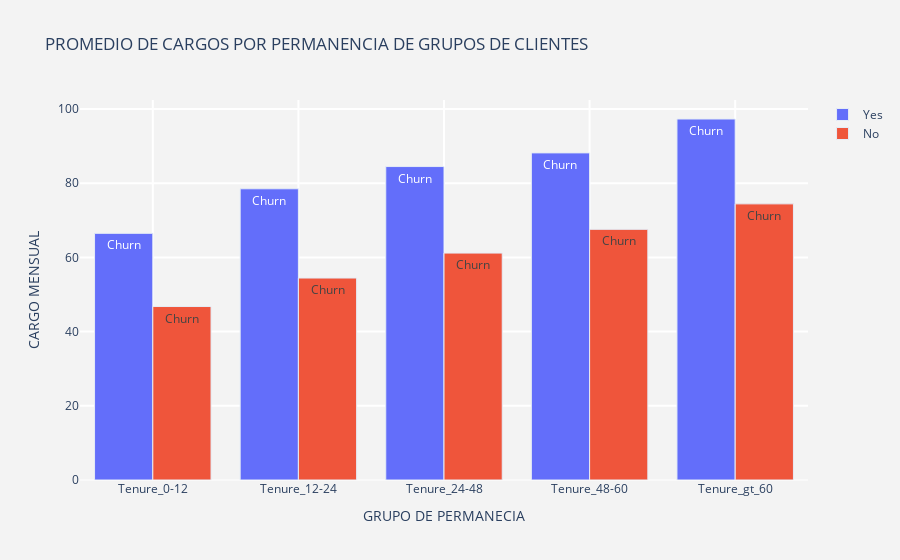
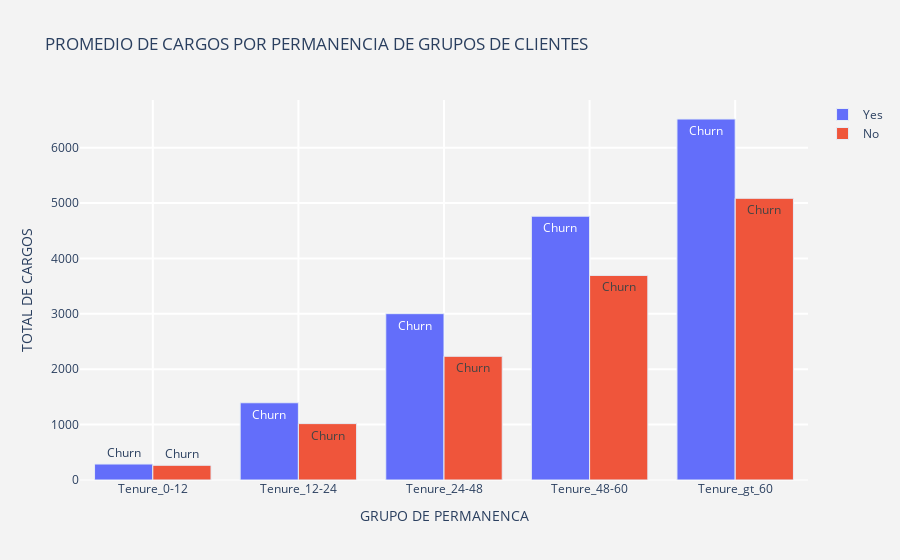

The notebook cell these images were saved under, in order:
### Code cell
##PROMEDIO DE CARGOS POR PERMANENCIA DE GRUPOS DE CLIENTES 
avg_tgc = telec.groupby(["tenure_group","Churn"])[["MonthlyCharges",
                                                    "TotalCharges"]].mean().reset_index()

#function for tracing 
def mean_charges(column,aggregate) :
    tracer = go.Bar(x = avg_tgc[avg_tgc["Churn"] == aggregate]["tenure_group"],
                    y = avg_tgc[avg_tgc["Churn"] == aggregate][column],
                    name = aggregate,marker = dict(line = dict(width = 1)),
                    text = "Churn"
                   )
    return tracer

#function for layout
def layout_plot(title,xaxis_lab,yaxis_lab) :
    layout = go.Layout(dict(title = title,
                            plot_bgcolor  = "rgb(243,243,243)",
                            paper_bgcolor = "rgb(243,243,243)",
                            xaxis = dict(gridcolor = 'rgb(255, 255, 255)',title = xaxis_lab,
                                         zerolinewidth=1,ticklen=5,gridwidth=2),
                            yaxis = dict(gridcolor = 'rgb(255, 255, 255)',title = yaxis_lab,
                                         zerolinewidth=1,ticklen=5,gridwidth=2),
                           )
                      )
    return layout
    

#plot1 - mean monthly charges by tenure groups
trace1  = mean_charges("MonthlyCharges","Yes")
trace2  = mean_charges("MonthlyCharges","No")
layout1 = layout_plot("PROMEDIO DE CARGOS POR PERMANENCIA DE GRUPOS DE CLIENTES",
                      "GRUPO DE PERMANECIA","CARGO MENSUAL")
data1   = [trace1,trace2]
fig1    = go.Figure(data=data1,layout=layout1)

#plot2 - mean total charges by tenure groups
trace3  = mean_charges("TotalCharges","Yes")
trace4  = mean_charges("TotalCharges","No")
layout2 = layout_plot("PROMEDIO DE CARGOS POR PERMANENCIA DE GRUPOS DE CLIENTES",
                      "GRUPO DE PERMANENCA","TOTAL DE CARGOS")
data2   = [trace3,trace4]
fig2    = go.Figure(data=data2,layout=layout2)

py.iplot(fig1)
py.iplot(fig2)

### Figure 1 — Plotly figure (JSON) as saved in the notebook; plotly's stock layout.template omitted (floating-point values rounded to 4 significant figures)
{"data": [{"marker": {"line": {"width": 1}}, "name": "Yes", "text": "Churn", "type": "bar", "x": ["Tenure_0-12", "Tenure_12-24", "Tenure_24-48", "Tenure_48-60", "Tenure_gt_60"], "y": [66.49, 78.51, 84.5, 88.18, 97.32]}, {"marker": {"line": {"width": 1}}, "name": "No", "text": "Churn", "type": "bar", "x": ["Tenure_0-12", "Tenure_12-24", "Tenure_24-48", "Tenure_48-60", "Tenure_gt_60"], "y": [46.77, 54.45, 61.17, 67.58, 74.44]}], "layout": {"paper_bgcolor": "rgb(243,243,243)", "plot_bgcolor": "rgb(243,243,243)", "title": {"text": "PROMEDIO DE CARGOS POR PERMANENCIA DE GRUPOS DE CLIENTES"}, "xaxis": {"gridcolor": "rgb(255, 255, 255)", "gridwidth": 2, "ticklen": 5, "title": {"text": "GRUPO DE PERMANECIA"}, "zerolinewidth": 1}, "yaxis": {"gridcolor": "rgb(255, 255, 255)", "gridwidth": 2, "ticklen": 5, "title": {"text": "CARGO MENSUAL"}, "zerolinewidth": 1}}}

### Figure 2 — Plotly figure (JSON) as saved in the notebook; plotly's stock layout.template omitted (floating-point values rounded to 4 significant figures)
{"data": [{"marker": {"line": {"width": 1}}, "name": "Yes", "text": "Churn", "type": "bar", "x": ["Tenure_0-12", "Tenure_12-24", "Tenure_24-48", "Tenure_48-60", "Tenure_gt_60"], "y": [288.5, 1395.0, 3003.0, 4763.0, 6517.0]}, {"marker": {"line": {"width": 1}}, "name": "No", "text": "Churn", "type": "bar", "x": ["Tenure_0-12", "Tenure_12-24", "Tenure_24-48", "Tenure_48-60", "Tenure_gt_60"], "y": [265.8, 1018.0, 2234.0, 3694.0, 5086.0]}], "layout": {"paper_bgcolor": "rgb(243,243,243)", "plot_bgcolor": "rgb(243,243,243)", "title": {"text": "PROMEDIO DE CARGOS POR PERMANENCIA DE GRUPOS DE CLIENTES"}, "xaxis": {"gridcolor": "rgb(255, 255, 255)", "gridwidth": 2, "ticklen": 5, "title": {"text": "GRUPO DE PERMANENCA"}, "zerolinewidth": 1}, "yaxis": {"gridcolor": "rgb(255, 255, 255)", "gridwidth": 2, "ticklen": 5, "title": {"text": "TOTAL DE CARGOS"}, "zerolinewidth": 1}}}
